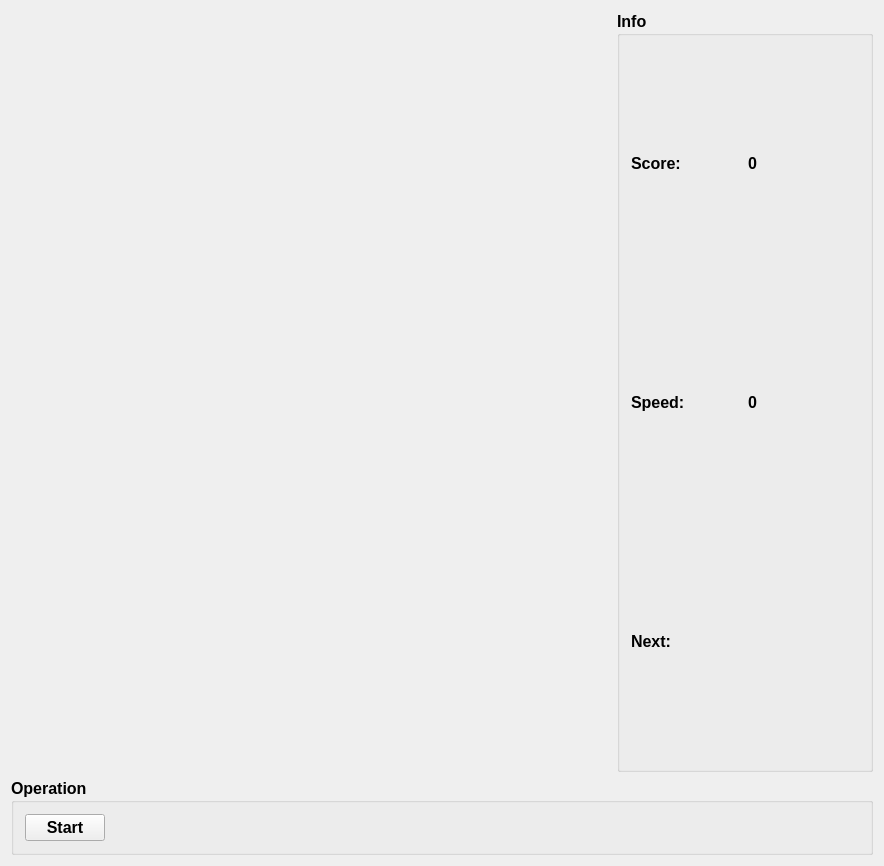
<?xml version="1.0" encoding="UTF-8"?>
<ui version="4.0">
 <class>TetrisClass</class>
 <widget class="QWidget" name="TetrisClass">
  <property name="geometry">
   <rect>
    <x>0</x>
    <y>0</y>
    <width>884</width>
    <height>866</height>
   </rect>
  </property>
  <property name="font">
   <font>
    <pointsize>12</pointsize>
    <weight>75</weight>
    <bold>true</bold>
   </font>
  </property>
  <property name="windowTitle">
   <string>Tetris</string>
  </property>
  <layout class="QVBoxLayout" name="verticalLayout_3" stretch="1,0">
   <item>
    <layout class="QHBoxLayout" name="horizontalLayout_4" stretch="2,1">
     <item>
      <widget class="QWidget" name="gameWidget" native="true">
       <property name="minimumSize">
        <size>
         <width>600</width>
         <height>760</height>
        </size>
       </property>
      </widget>
     </item>
     <item>
      <widget class="QGroupBox" name="groupBox_2">
       <property name="title">
        <string>Info</string>
       </property>
       <layout class="QVBoxLayout" name="verticalLayout">
        <item>
         <layout class="QHBoxLayout" name="horizontalLayout">
          <item>
           <widget class="QLabel" name="label">
            <property name="text">
             <string>Score:</string>
            </property>
           </widget>
          </item>
          <item>
           <widget class="QLabel" name="scoreLabel">
            <property name="text">
             <string>0</string>
            </property>
           </widget>
          </item>
         </layout>
        </item>
        <item>
         <layout class="QHBoxLayout" name="horizontalLayout_2">
          <item>
           <widget class="QLabel" name="label_3">
            <property name="font">
             <font>
              <weight>75</weight>
              <bold>true</bold>
             </font>
            </property>
            <property name="styleSheet">
             <string notr="true"/>
            </property>
            <property name="text">
             <string>Speed:</string>
            </property>
           </widget>
          </item>
          <item>
           <widget class="QLabel" name="speedLabel">
            <property name="text">
             <string>0</string>
            </property>
           </widget>
          </item>
         </layout>
        </item>
        <item>
         <layout class="QHBoxLayout" name="horizontalLayout_3">
          <item>
           <widget class="QLabel" name="label_5">
            <property name="text">
             <string>Next:</string>
            </property>
           </widget>
          </item>
          <item>
           <widget class="QLabel" name="nextLabel">
            <property name="text">
             <string/>
            </property>
           </widget>
          </item>
         </layout>
        </item>
       </layout>
      </widget>
     </item>
    </layout>
   </item>
   <item>
    <widget class="QGroupBox" name="groupBox">
     <property name="title">
      <string>Operation</string>
     </property>
     <layout class="QVBoxLayout" name="verticalLayout_2">
      <item>
       <layout class="QHBoxLayout" name="horizontalLayout_5">
        <item>
         <widget class="QPushButton" name="startBtn">
          <property name="text">
           <string>Start</string>
          </property>
         </widget>
        </item>
        <item>
         <spacer name="horizontalSpacer">
          <property name="orientation">
           <enum>Qt::Horizontal</enum>
          </property>
          <property name="sizeHint" stdset="0">
           <size>
            <width>40</width>
            <height>20</height>
           </size>
          </property>
         </spacer>
        </item>
       </layout>
      </item>
     </layout>
    </widget>
   </item>
  </layout>
 </widget>
 <layoutdefault spacing="6" margin="11"/>
 <resources>
  <include location="Tetris.qrc"/>
 </resources>
 <connections/>
</ui>
